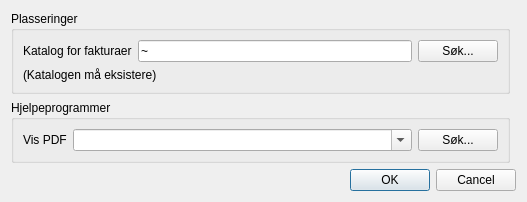
<?xml version="1.0" encoding="UTF-8"?>
<ui version="4.0">
 <class>FinFakturaOppsett</class>
 <widget class="QDialog" name="FinFakturaOppsett">
  <property name="windowModality">
   <enum>Qt::ApplicationModal</enum>
  </property>
  <property name="geometry">
   <rect>
    <x>0</x>
    <y>0</y>
    <width>527</width>
    <height>198</height>
   </rect>
  </property>
  <property name="windowTitle">
   <string>Oppgi eksterne programmer</string>
  </property>
  <layout class="QGridLayout" name="gridLayout">
   <item row="2" column="0" colspan="2">
    <widget class="QDialogButtonBox" name="buttonBox">
     <property name="orientation">
      <enum>Qt::Horizontal</enum>
     </property>
     <property name="standardButtons">
      <set>QDialogButtonBox::Cancel|QDialogButtonBox::Ok</set>
     </property>
    </widget>
   </item>
   <item row="1" column="0">
    <widget class="QGroupBox" name="groupBox">
     <property name="title">
      <string>Hjelpeprogrammer</string>
     </property>
     <layout class="QGridLayout" name="gridLayout_2">
      <item row="0" column="0">
       <widget class="QLabel" name="textLabel1_4">
        <property name="text">
         <string>Vis PDF</string>
        </property>
        <property name="wordWrap">
         <bool>false</bool>
        </property>
       </widget>
      </item>
      <item row="0" column="1">
       <widget class="QComboBox" name="oppsettProgramVisPDF">
        <property name="sizePolicy">
         <sizepolicy hsizetype="MinimumExpanding" vsizetype="Fixed">
          <horstretch>1</horstretch>
          <verstretch>0</verstretch>
         </sizepolicy>
        </property>
        <property name="acceptDrops">
         <bool>true</bool>
        </property>
        <property name="toolTip">
         <string>Et program som kan vise PDF-filer</string>
        </property>
        <property name="editable">
         <bool>true</bool>
        </property>
        <property name="maxVisibleItems">
         <number>5</number>
        </property>
        <property name="sizeAdjustPolicy">
         <enum>QComboBox::AdjustToMinimumContentsLength</enum>
        </property>
       </widget>
      </item>
      <item row="0" column="2">
       <widget class="QPushButton" name="oppsettProgrammerVisSok">
        <property name="text">
         <string>Søk...</string>
        </property>
       </widget>
      </item>
     </layout>
    </widget>
   </item>
   <item row="0" column="0">
    <widget class="QGroupBox" name="groupBox_2">
     <property name="title">
      <string>Plasseringer</string>
     </property>
     <layout class="QGridLayout" name="gridLayout_3">
      <item row="0" column="2">
       <widget class="QPushButton" name="oppsettFakturakatalogSok">
        <property name="text">
         <string>Søk...</string>
        </property>
       </widget>
      </item>
      <item row="0" column="1">
       <widget class="QLineEdit" name="oppsettFakturakatalog">
        <property name="toolTip">
         <string>Katalog blir PDF-fakturaene lagret</string>
        </property>
        <property name="text">
         <string>~</string>
        </property>
       </widget>
      </item>
      <item row="0" column="0">
       <widget class="QLabel" name="textLabel1_7">
        <property name="text">
         <string>Katalog for fakturaer</string>
        </property>
        <property name="wordWrap">
         <bool>false</bool>
        </property>
        <property name="buddy">
         <cstring>oppsettFakturakatalog</cstring>
        </property>
       </widget>
      </item>
      <item row="1" column="0" colspan="2">
       <widget class="QLabel" name="label">
        <property name="text">
         <string>(Katalogen må eksistere)</string>
        </property>
       </widget>
      </item>
     </layout>
    </widget>
   </item>
  </layout>
 </widget>
 <resources/>
 <connections>
  <connection>
   <sender>buttonBox</sender>
   <signal>accepted()</signal>
   <receiver>FinFakturaOppsett</receiver>
   <slot>accept()</slot>
   <hints>
    <hint type="sourcelabel">
     <x>248</x>
     <y>254</y>
    </hint>
    <hint type="destinationlabel">
     <x>157</x>
     <y>274</y>
    </hint>
   </hints>
  </connection>
  <connection>
   <sender>buttonBox</sender>
   <signal>rejected()</signal>
   <receiver>FinFakturaOppsett</receiver>
   <slot>reject()</slot>
   <hints>
    <hint type="sourcelabel">
     <x>316</x>
     <y>260</y>
    </hint>
    <hint type="destinationlabel">
     <x>286</x>
     <y>274</y>
    </hint>
   </hints>
  </connection>
 </connections>
</ui>
